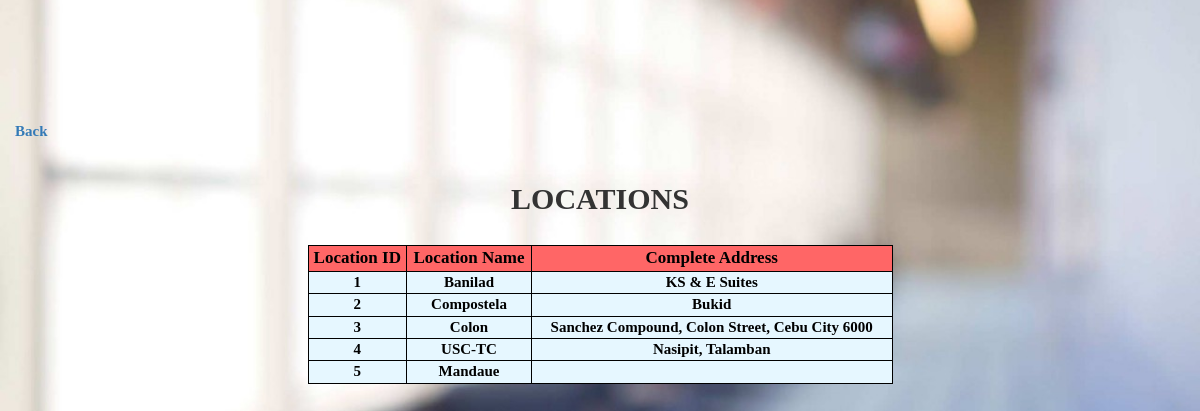
Page /viewLocation.php (signed in) on the committed database.
### tables this page shows
CREATE TABLE `location` (
  `loc_ID` int(11) NOT NULL,
  `loc_name` varchar(30) NOT NULL,
  `loc_address` varchar(200) NOT NULL
);

### viewLocation.php (the view, shortened to what this page needs)
<?php
require("connector.php");
$sql = "SELECT * FROM location";
$result = mysqli_query($conn, $sql);
?>
<!DOCTYPE html>
<html>
    <link rel="stylesheet" href="https://maxcdn.bootstrapcdn.com/bootstrap/3.3.7/css/bootstrap.min.css">
 	<link rel="stylesheet" href="https://cdnjs.cloudflare.com/ajax/libs/font-awesome/4.7.0/css/font-awesome.min.css">
	 <link rel="stylesheet" type="text/css" href="view.css">
</head>
<body id="bg">
	<br>
	<br>
	<br>
	<br>
	<br>
	<br>
	<div class="container">
		<div class="row">
			<a href="home.php" style="font-size: 15px; font-family: Century; font-weight: bold; text-decoration: none;"> Back </a>
			<br>
			<br>
			<h2 style="font-family: Century; font-weight: bold; text-align: center;">LOCATIONS</h2>
			<br>
			<table align="center">
				<tr>
					<th style="background-color: #ff6666;">Location ID</th>
					<th style="background-color: #ff6666;">Location Name</th>
					<th style="background-color: #ff6666;">Complete Address</th>
				</tr>
				<?php
					while($row = mysqli_fetch_assoc($result)){
						echo "<tr>";
						echo "<th style='background-color: #e6f7ff; font-size: 15px;'> {$row['loc_ID']} </th>";
						echo "<th style='background-color: #e6f7ff; font-size: 15px;'> {$row['loc_name']} </th>";
						echo "<th style='background-color: #e6f7ff; font-size: 15px;'> {$row['loc_address']} </th>";
						echo "</tr>";
					}
				?>
			</table>
		</div>
	</div>
	<br>
	<br>
	<br>
	<br>
	<br>
	<br>
	<br>
</body>
</html>

### view.css (style rules this page uses)
#bg { background-image: url("hrbackground.jpg"); height: 100%; background-position: center; background-repeat: no-repeat; background-size: cover; }
table { margin: auto; width: 50%; height: 100%; background-color: none; border: 1px solid black; }
th { font-size: 17px; font-weight: bold; color: black; text-align: center; border: 1px solid black; font-family: Century; }

### rows in the picture
location: loc_ID "1", loc_name "Banilad", loc_address "KS & E Suites"
location: loc_ID "2", loc_name "Compostela", loc_address "Bukid"
location: loc_ID "3", loc_name "Colon", loc_address "Sanchez Compound, Colon Street, Cebu City 6000"
location: loc_ID "4", loc_name "USC-TC", loc_address "Nasipit, Talamban"
location: loc_ID "5", loc_name "Mandaue"
